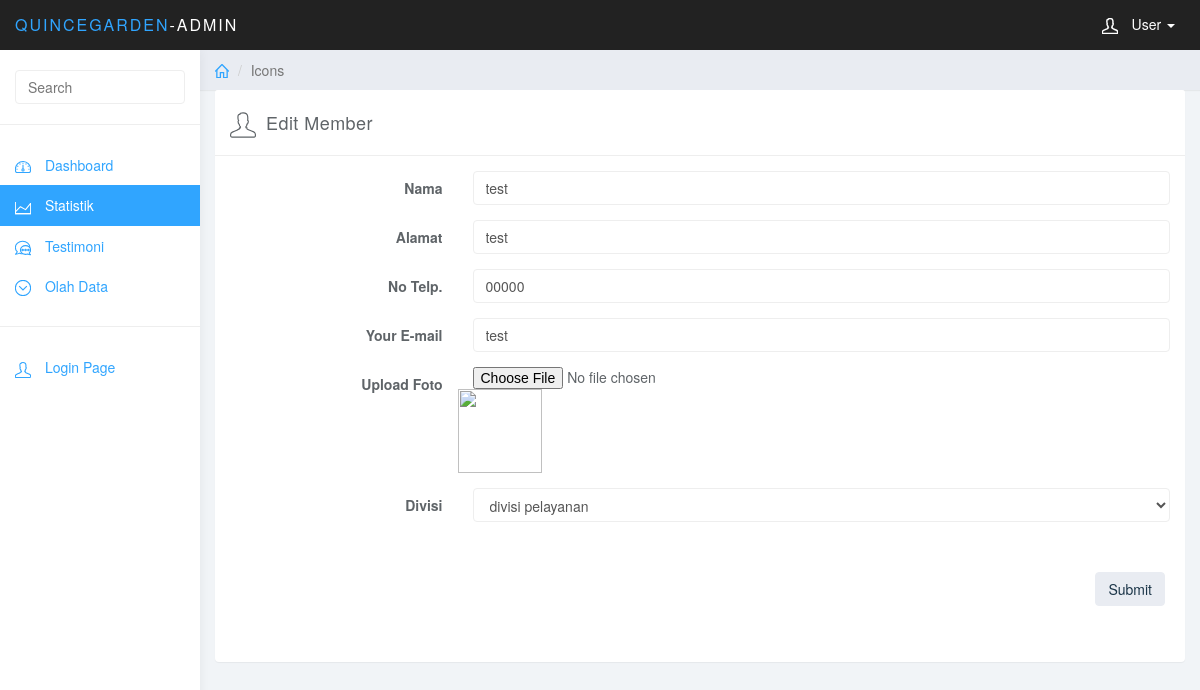
/admin/member/edit/1, run on the app's committed database.
### tables this page shows
CREATE TABLE `member` (
  `id_member` int(11) NOT NULL,
  `nama` varchar(40) NOT NULL,
  `alamat` varchar(50) NOT NULL,
  `no_telp` varchar(12) NOT NULL,
  `email` varchar(40) NOT NULL,
  `foto` text,
  `id_divisi` int(11) NOT NULL
);

### application/views/admin/layout/konten.php (called while the page is built)
<?php if(!defined('BASEPATH')) exit('Tidak boleh mengakses secara langsung');
if ($isi) {
  $this->load->view($isi);
}
 ?>

### application/views/admin/layout/wrapper.php (called while the page is built)
<?php
require_once('header.php');
require_once('konten.php');
require_once('footer.php');
 ?>

### application/controllers/admin/Member.php (called while the page is built, shortened)
<?php if (!defined('BASEPATH')) exit('Tidak bisa mengakses secara langsung');
class Member extends CI_Controller {
  public function __construct() {
    $this->load->model('admin/md_member');
  }
  public function edit($id) {
    $config['upload_path']          = './uploads/';
    $config['allowed_types']        = 'gif|jpg|png';
    $config['max_size']             = 1000;
    $config['max_width']            = 1024;
    $config['max_height']           = 768;
    $this->form_validation->set_rules('name','Name','required');
    $this->form_validation->set_rules('alamat','Alamat','required');
    $this->form_validation->set_rules('telp','Telp','required');
    $this->form_validation->set_rules('email','Email','required');
    $this->form_validation->set_rules('divisi','Divisi','required');
    $this->load->library('upload', $config);
    if ($this->form_validation->run() === FALSE) {
      $data = array(
            'title' => 'Tambah Member',
            'divisi' => $this->md_member->select_divisi(),
            'detail' => $this->md_member->detail_member($id),
            'form_title' => 'Edit Member',
            'isi' => 'admin/member/edit_member');
        $this->load->view('admin/layout/wrapper', $data);
    }
  }
}
 ?>

### index.php (called while the page is built, shortened)
<?php
require_once BASEPATH.'core/CodeIgniter.php';

### application/models/admin/Md_member.php (called while the page is built, shortened)
<?php
class Md_member extends CI_Model {
	public function detail_member($id = FALSE) {
		if ($id === FALSE) {
			$query = $this->db->get('member');
			return $query->result_array();
		}
		$query = $this->db->get_where('member', array('id_member' => $id));
		return $query->row_array();
	}
	public function select_divisi() {
		$query = $this->db->query('SELECT id_divisi, nama_divisi FROM divisi');
		return $query->result_array();
	}
}
 ?>

### application/views/admin/member/edit_member.php (the view, shortened to what this page needs)
<div class="panel panel-default">
					<div class="panel-heading"><svg class="glyph stroked male-user"><use xlink:href="#stroked-male-user"></use></svg><?php echo $form_title; ?></div>
					<div class="panel-body">
						<form class="form-horizontal" action="<?php echo base_url(); ?>admin/member/edit" enctype="multipart/form-data" method="post">
							<fieldset>
								<div class="form-group">
									<label class="col-md-3 control-label" for="name">Nama</label>
									<div class="col-md-9">
									<input id="name" name="name" type="text" class="form-control" value="<?php echo $detail['nama']; ?>">
									</div>
								</div>
								<div class="form-group">
									<label class="col-md-3 control-label" for="alamat">Alamat</label>
									<div class="col-md-9">
									<input id="name" name="alamat" type="text" placeholder="Alamat Member" class="form-control" value="<?php echo $detail['alamat']; ?>">
									</div>
								</div>
								<div class="form-group">
									<label class="col-md-3 control-label" telp="alamat">No Telp.</label>
									<div class="col-md-9">
									<input id="name" name="telp" type="text" placeholder="No Telp." class="form-control" value="<?php echo $detail['no_telp']; ?>">
									</div>
								</div>
								<div class="form-group">
									<label class="col-md-3 control-label" for="email">Your E-mail</label>
									<div class="col-md-9">
										<input id="email" name="email" type="text" placeholder="Your email" class="form-control" value="<?php echo $detail['email']; ?>">
									</div>
								</div>
								<div class="form-group">
									<label class="col-md-3 control-label" for="foto">Upload Foto</label>
									<div class="col-md-9">
										<input type="file" name="foto">
									</div>
                  <img src="<?php echo base_url(); ?>uploads/<?php echo $detail['foto']; ?>" alt="" height="84" width="84">
								</div>
								<div class="form-group">
									<label class="col-md-3 control-label" for="divisi">Divisi</label>
									<div class="col-md-9">
									<select class="form-control" name="divisi">
										<?php foreach ($divisi as $divi): ?>
                      <?php if ($divi['id_divisi'] === $detail['id_divisi']):?>
										    <option value="<?php echo $divi['id_divisi'];?>" selected="selected"><?php echo $divi['nama_divisi']; ?></option>
                      <?php else: ?>
                      <option value="<?php echo $divi['id_divisi'];?>"><?php echo $divi['nama_divisi']; ?></option>
                      <?php endif; ?>
                    <?php endforeach;  ?>
									</select>
									</div>
								</div>
								<div class="form-group">
									<div class="col-md-12 widget-right">
										<button type="submit" class="btn btn-default btn-md pull-right">Submit</button>
									</div>
								</div>
							</fieldset>
						</form>
					</div>
				</div>
			</div>

### assets/css/styles.css (style rules this page uses)
body { background: #f1f4f7; padding-top: 50px; color: #5f6468; }
.form-control { border: 1px solid #eee; box-shadow: none; }
.btn-default, .btn-default:hover, .btn-default:focus, .btn-default:active, .btn-default.active, .open > .dropdown-toggle.btn-default, .btn-default.disabled, .btn-default[disabled], fieldset[disabled] .btn-default, .btn-default.disabled:hover, .btn-default[disabled]:hover, fieldset[disabled] .btn-default:hover, .btn-default.disabled:focus, .btn-default[disabled]:focus, fieldset[disabled] .btn-default:focus, .btn-default.disabled:active, .btn-default[disabled]:active, fieldset[disabled] .btn-default:active, .btn-default.disabled.active, .btn-default[disabled].active, fieldset[disabled] .btn-default.active { background-color: #e9ecf2; border-color: #e9ecf2; color: #1b3548; }
.panel { border: 0; }
.panel-heading { font-size: 18px; font-weight: 300; letter-spacing: 0.025em; height: 66px; line-height: 45px; }
.panel-default .panel-heading { background: #fff; border-bottom: 1px solid #eee; color: #5f6468; }
.widget-right { text-align: left; line-height: 1.6em; margin: 0px; padding: 20px; height: 80px; color: #999; font-weight: 300; background: #fff; border-top-right-radius: 4px; border-bottom-right-radius: 4px; }
.alert .glyph, .panel-heading .glyph { width: 26px; height: 26px; margin: 0 10px 0 0; stroke-width: 2px; }

### data on the page
member: name "test", alamat "test", telp "00000", email "test"

### other printed values
$form_title "Edit Member"
form field divisi "divisi pelayanan"
